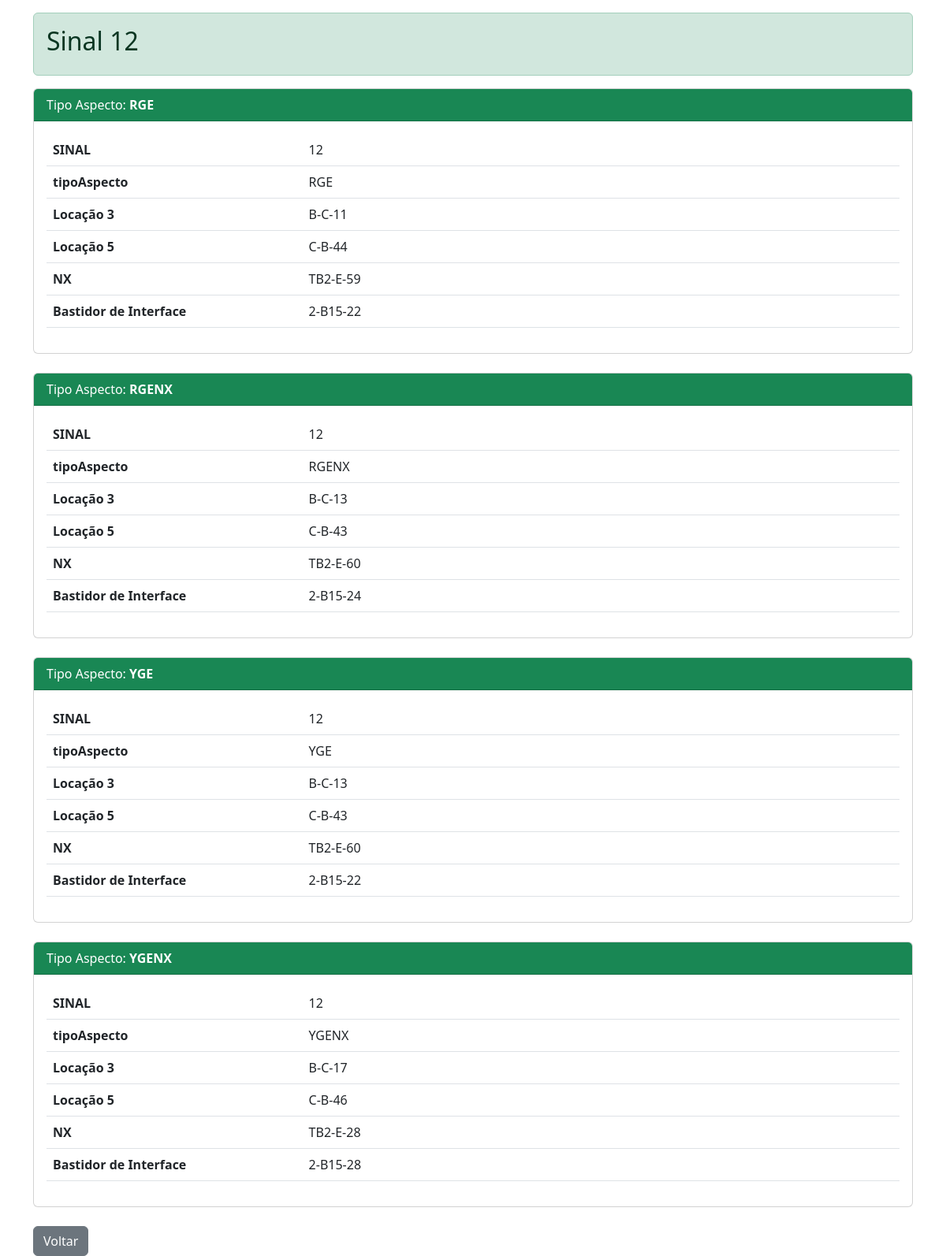
The page /sinais/12 (signed in) on the database its author committed.
### models.py (models this page shows, shortened)
class Sinais(db.Model):
    __tablename__ = 'sinais'
    idSinais = db.Column(db.Integer, primary_key=True)
    tipoAspecto = db.Column(db.String(5), primary_key=True)
    L1 = db.Column(db.String(8), nullable=True)
    L2 = db.Column(db.String(8), nullable=True)
    L3 = db.Column(db.String(8), nullable=True)
    L4 = db.Column(db.String(8), nullable=True)
    L5 = db.Column(db.String(8), nullable=True)
    L6 = db.Column(db.String(8), nullable=True)
    L7 = db.Column(db.String(8), nullable=True)
    L8 = db.Column(db.String(8), nullable=True)
    L10 = db.Column(db.String(8), nullable=True)
    tower = db.Column(db.String(8), nullable=True)
    interface = db.Column(db.String(8), nullable=True)
    L14 = db.Column(db.String(8), nullable=True)
    L15 = db.Column(db.String(8), nullable=True)
    L16 = db.Column(db.String(8), nullable=True)
    L18 = db.Column(db.String(8), nullable=True)
    L19 = db.Column(db.String(8), nullable=True)
    L20 = db.Column(db.String(8), nullable=True)
    L21 = db.Column(db.String(8), nullable=True)
    L22 = db.Column(db.String(8), nullable=True)
    L23 = db.Column(db.String(8), nullable=True)

### app.py (the view)
@app.route('/sinais/<sinal_id>')
def sinal_detail(sinal_id):
    if not session.get('logado'):
        return redirect(url_for('login'))
    try:
        amv_number = int(sinal_id)
    except ValueError:
        flash('ID do SINAL inválido', 'error')
        return redirect(url_for('sianais'))
    TRADUCAO_CAMPOS = {
      'idSinais': 'SINAL',
      'tipoAspecto': 'Tipo do Aspecto',
      'L1': 'Locação 1',
        'L2': 'Locação 2',
        'L3': 'Locação 3',
        'L4': 'Locação 4',
        'L5': 'Locação 5',
        'L6': 'Locação 6',
        'L7': 'Locação 7',
        'L9': 'Locação 9',
        'L10': 'Locação 10',
        'tower': 'NX',
        'interface': 'Bastidor de Interface',
        'L14': 'Locação 14',
        'L15': 'Locação 15',
        'L16': 'Locação 16',
        'L17': 'Locação 17',
        'L18': 'Locação 18',
        'L20': 'Locação 20',
        'L21': 'Locação 21',
        'L22': 'Locação 22',
        'L23': 'Locação 23'
    }
    registros = Sinais.query.filter_by(idSinais=sinal_id).all()
    if not registros:
        flash(f'SINAL {sinal_id} não encontrado', 'warning')
        return redirect(url_for('sinal'))
    dados = []
    for registro in registros:
        campos_registro = {}
        for coluna in Sinais.__table__.columns:
            nome_original = coluna.name
            nome_amigavel = nome_original if nome_original == 'tipoAspecto' else TRADUCAO_CAMPOS.get(nome_original, nome_original)
            valor = getattr(registro, nome_original)
            if valor not in [None, '']:
                campos_registro[nome_amigavel] = valor
        dados.append(campos_registro)
    if not dados:
        flash(f'Sinal {sinal_id} não encontrado', 'warning')
        return redirect(url_for('sinais'))
    return render_template('sinal_detail.html',
                        sinal_id=sinal_id,
                        registros=dados)

### templates/sinal_detail.html (shortened to what this page needs)
<!DOCTYPE html>
<html>
<head>
    <link href="https://cdn.jsdelivr.net/npm/bootstrap@5.3.0/dist/css/bootstrap.min.css" rel="stylesheet">
</head>
<body>
    <div class="container mt-3">
        <div class="alert {{ 'alert-primary' if tipo == 'Comando' else 'alert-success' }}">
            <h2>Sinal {{ sinal_id }}  {{ tipo }}</h2>
        </div>
        {% for registro in registros %}
        <div class="card mb-4">
            <div class="card-header bg-{{ 'primary' if tipo == 'Comando' else 'success' }} text-white">
                Tipo Aspecto: <strong>{{ registro.tipoAspecto }}</strong>
            </div>
            <div class="card-body">
                <table class="table">
                    <tbody>
                        {% for nome, valor in registro.items() %}
                        {% if nome != 'tipofuncao' %}
                        <tr>
                            <td width="30%"><strong>{{ nome }}</strong></td>
                            <td>{{ valor }}</td>
                        </tr>
                        {% endif %}
                        {% endfor %}
                    </tbody>
                </table>
            </div>
        </div>
        {% endfor %}
        <a href="/sinais/" class="btn btn-secondary">Voltar</a>
    </div>
</body>
</html>

### rows shown on the page
Sinais: tipoAspecto "RGE", registro "SINAL", registro "12", nome "tipoAspecto", nome "Locação 3", L3 "B-C-11", nome "Locação 5", L5 "C-B-44", nome "NX", tower "TB2-E-59", nome "Bastidor de Interface", interface "2-B15-22"
Sinais: tipoAspecto "RGENX", registro "SINAL", registro "12", nome "tipoAspecto", nome "Locação 3", L3 "B-C-13", nome "Locação 5", L5 "C-B-43", nome "NX", tower "TB2-E-60", nome "Bastidor de Interface", interface "2-B15-24"
Sinais: tipoAspecto "YGE", registro "SINAL", registro "12", nome "tipoAspecto", nome "Locação 3", L3 "B-C-13", nome "Locação 5", L5 "C-B-43", nome "NX", tower "TB2-E-60", nome "Bastidor de Interface", interface "2-B15-22"
Sinais: tipoAspecto "YGENX", registro "SINAL", registro "12", nome "tipoAspecto", nome "Locação 3", L3 "B-C-17", nome "Locação 5", L5 "C-B-46", nome "NX", tower "TB2-E-28", nome "Bastidor de Interface", interface "2-B15-28"

### other values the page prints
{{ sinal_id }} "12"
